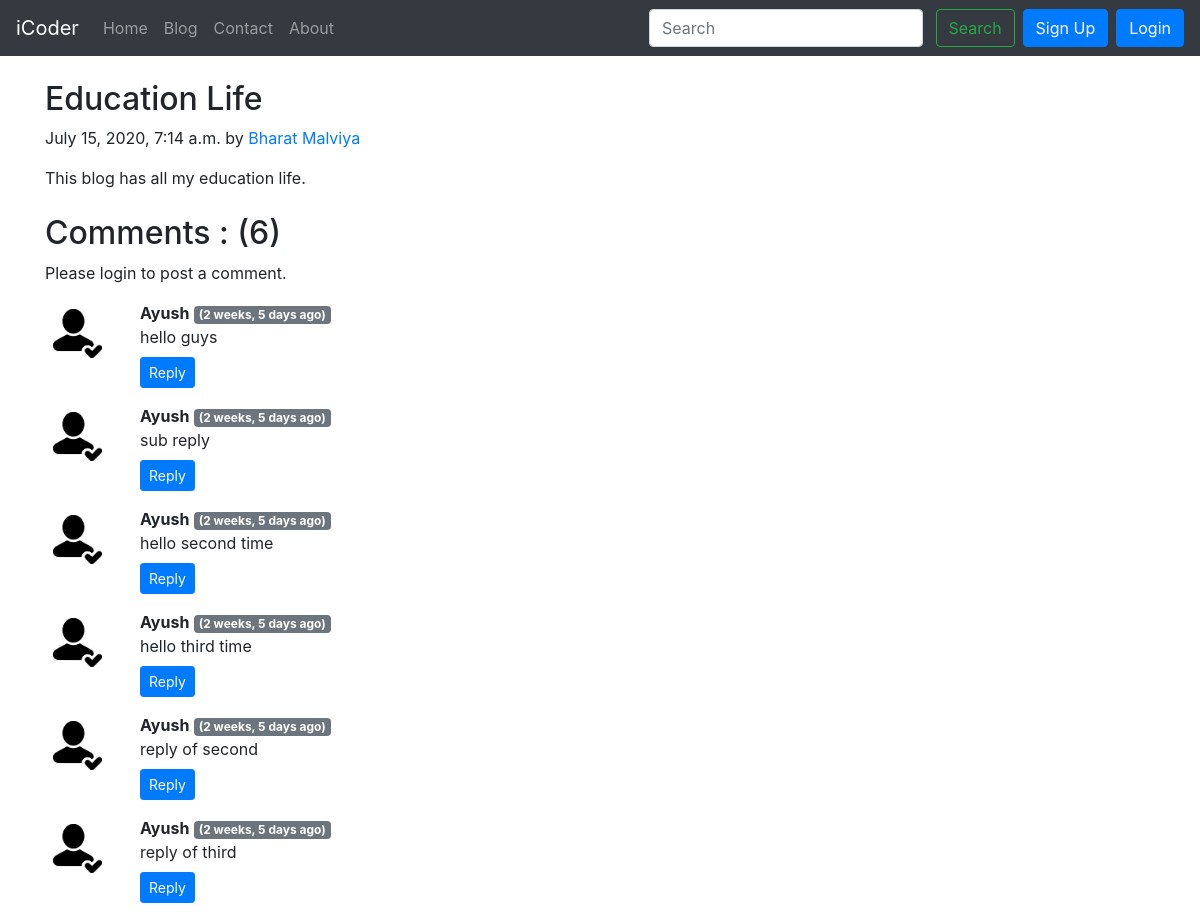
The page /blog/second-post on the database its author committed.
### blog/models.py (models this page shows, shortened)
class Post(models.Model):
    sno = models.AutoField(primary_key=True)
    title = models.CharField(max_length=255)
    content = models.TextField()
    author = models.CharField(max_length=20)
    slug = models.CharField(max_length=200)
    timeStamp = models.DateTimeField(blank=True)

class BlogComment(models.Model):
    sno = models.AutoField(primary_key=True)
    comment = models.TextField()
    user = models.ForeignKey(User, on_delete=models.CASCADE)
    post = models.ForeignKey(Post, on_delete=models.CASCADE)
    parent = models.ForeignKey('self', on_delete=models.CASCADE, null=True)
    timestamp = models.DateTimeField(default=now)

### blog/views.py (the view)
# urls.py: path('<str:slug>', views.blogPost, name='blogPost'),
def blogPost(request, slug):
    post = Post.objects.filter(slug=slug).first()
    comments = BlogComment.objects.filter(post=post)
    context = {'post':post, 'comments':comments, 'user':request.user}
    return render(request, 'blog/blogPost.html', context)

### templates/blog/blogPost.html (shortened to what this page needs)
{% extends 'base.html' %}
{% block body %}
{% load humanize %}
<div class="container my-4">
  <div class="blog-post">
    <h2 class="blog-post-title">{{post.title}}</h2>
    <p class="blog-post-meta">{{post.timeStamp}} by <a href="#">{{post.author}}</a></p>
    <p>{{post.content}}</p>
  </div>
</div>
<div class="container">
  <h2>Comments : ({{comments.count}})</h2>
  <div class="my-2">
    {% if user.is_authenticated %}
    <form action="/blog/postComment" method="post">
      {% csrf_token %}
      <div class="form-group">
        <label for="exampleInputEmail1">Comment here : </label>
        <input type="text" class="form-control" name="comment" aria-describedby="commentHelp">
      </div>
      <input type="hidden" name="postSno" value="{{post.sno}}">
      <input type="hidden" name="parentSno" value="">
      <button type="submit" class="btn btn-primary">Submit</button>
    </form>
    {% else %}
    <p>Please login to post a comment.</p>
    {% endif %}
  </div>
  {% for comment in comments %}
  <div class="row my-3">
    <div class="col-md-1"><img class="rounded mx-auto d-block w-100 p-2" src="/static/img/user.png" alt="Image"></div>
    <div class="col-md-11"><b>{{comment.user.username}}</b> <span
        class="badge badge-secondary">({{comment.timestamp | naturaltime}})</span>
      <div>{{comment.comment}}</div>
      <div class="reply mx-0">
        <button class="btn btn-sm btn-primary mt-2" type="button" data-toggle="collapse"
          data-target="#replyBox{{comment.sno}}" aria-expanded="false" aria-controls="replyBox{{comment.sno}}">
          Reply
        </button>
      </div>
    </div>
  </div>
  {% endfor %}
</div>
{% endblock body %}

### rows shown on the page
Post: title "Education Life", timeStamp "July 15, 2020, 7:14 a.m.", author "Bharat Malviya", content "This blog has all my education life."
BlogComment: user.username "Ayush", timestamp "2 weeks, 5 days ago", comment "hello guys"
BlogComment: user.username "Ayush", timestamp "2 weeks, 5 days ago", comment "sub reply"
BlogComment: user.username "Ayush", timestamp "2 weeks, 5 days ago", comment "hello second time"
BlogComment: user.username "Ayush", timestamp "2 weeks, 5 days ago", comment "hello third time"
BlogComment: user.username "Ayush", timestamp "2 weeks, 5 days ago", comment "reply of second"
BlogComment: user.username "Ayush", timestamp "2 weeks, 5 days ago", comment "reply of third"

### other values the page prints
{{ comments.count }} "6"
